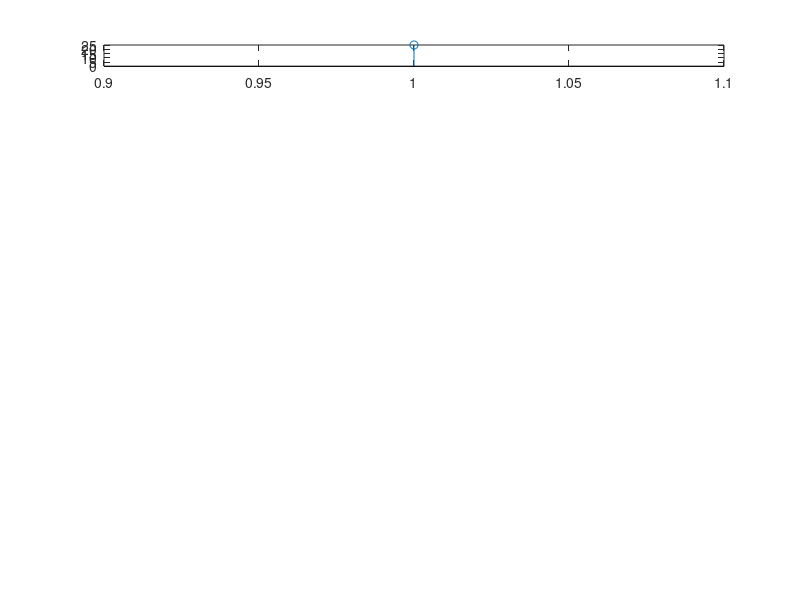

This chart was generated by the following MATLAB code: (Note: this script raises an error after producing the figure.)
clc;
clear all;
close all;

l = input('Input L: ');
m = input('Input M: ');
x = input('Input Matrix x: ');
h = input('Input Matrix h: ');
num = l+m-1;
n = -4:1:3;

for i = 1:num
    y(i) = 0;
    for j = 1:m
        if (i>m)
            h(i) = 0;
        end
        if (i-j+1>0)
            y(i) = y(i)+x(j)*h(i-j+1);
        else
        end
    end
    figure(1)
    subplot(num, 1, i)
    stem(y(i))
end
y
figure(2)
stem(y)